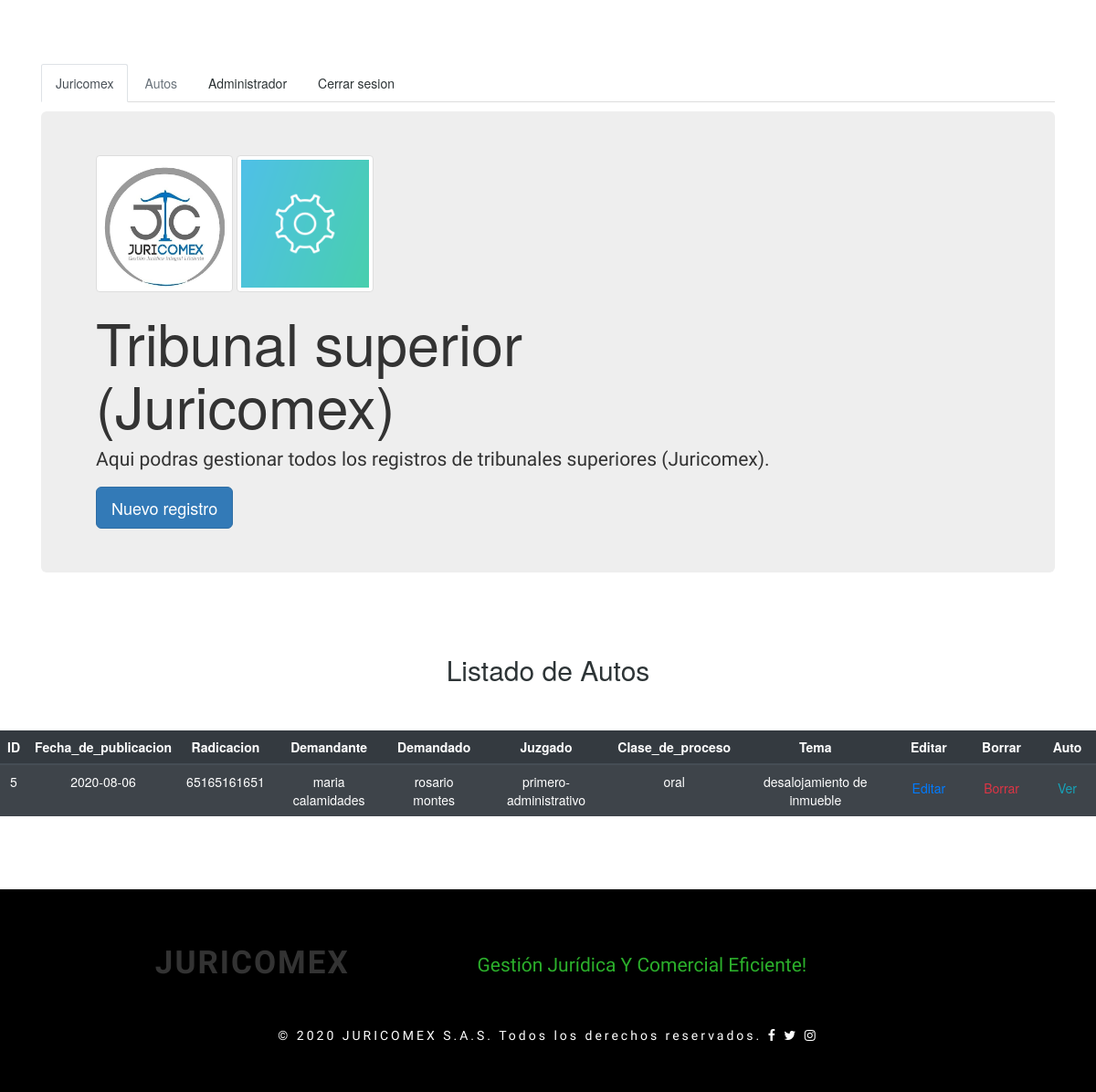
The page /tsuperior1.php (signed in) on the database its author committed.
### tables this page shows
CREATE TABLE `tsuperior1` (
  `id` int(11) NOT NULL,
  `fechapublicacion` date NOT NULL,
  `radicacion` varchar(25) NOT NULL,
  `demandante` varchar(50) NOT NULL,
  `demandado` varchar(50) NOT NULL,
  `juzgado` varchar(40) NOT NULL,
  `proceso` varchar(50) NOT NULL,
  `tema` varchar(50) NOT NULL,
  `enlace` varchar(200) NOT NULL
);

### tsuperior1.php (the view, shortened to what this page needs)
<?php
    if (isset($_SESSION['id'])) {
       $servername = "localhost";
        $username   = "root";
        $password   = "";
        $dbname     = "juricomex";
        try {
              $conn = new PDO("mysql:host=$servername;dbname=$dbname", $username, $password);
              $conn->setAttribute(PDO::ATTR_ERRMODE, PDO::ERRMODE_EXCEPTION);
              $stmt = $conn->prepare("SELECT * FROM tsuperior1 LIMIT 10");
              $stmt->execute();
              $rows = $stmt->fetchAll(PDO::FETCH_OBJ);
          } catch(PDOexception $e) {
            echo $e->getMessage();
          }
        ?>
<!DOCTYPE html>
<html lang="es">
  <head>
 <link rel="stylesheet" href="https://stackpath.bootstrapcdn.com/bootstrap/4.5.0/css/bootstrap.min.css">
<link href="css/style.css" rel="stylesheet" type="text/css" media="all">
<link rel="stylesheet" href="css/flexslider.css" type="text/css" media="all" property="" />
<link href="css/easy-responsive-tabs.css" rel='stylesheet' type='text/css'/>
<link rel="stylesheet" href="css/chocolat.css" type="text/css" media="all">
<link href="css/bootstrap.min.css" rel="stylesheet" type="text/css" media="all">
<link href="css/font-awesome.min.css" rel="stylesheet" type="text/css" media="all">
  </head>
  <body>
<div class="container">
<ul class="nav nav-tabs">
  <li class="nav-item">
    <a class="nav-link active" href="index.php">Juricomex</a>
  </li>
  <li class="nav-item">
    <a style="color:##b2bec3;" class="nav-link disabled" href="#" tabindex="-1" aria-disabled="true">Autos</a>
  </li>
  <li class="nav-item">
    <a style="color:#2d3436;" class="nav-link" href="users.php">Administrador</a>
  </li>
  <li class="nav-item">
    <a style="color:#2d3436;" class="nav-link" href="logout.php">Cerrar sesion</a>
  </li>
</ul>
  <div class="jumbotron mt-3">
    <img class="img-thumbnail" src="images/logo_juricomex.jpg" alt="" width="150px" height="150px">
     <img class="img-thumbnail" src="images/gestion.png" alt="" width="150px" height="150px">
    <h1>Tribunal superior<br> (Juricomex)</h1>
    <p class="lead">Aqui podras gestionar todos los registros de tribunales superiores (Juricomex).</p>
    <a class="btn btn-lg btn-primary" href="createtrib1.php" role="button">Nuevo registro</a>
  </div>
</div>
  <br><br>
       <h2 style="color:#2d3436; text-align: center;">Listado de Autos</h2><br><br>
      <div class="table-responsive">
        <table class="table table-striped table-dark">
          <thead class="thead-dark">
            <tr>
              <th style="text-align: center;">ID</th>
              <th style="text-align: center;">Fecha_de_publicacion</th>
              <th style="text-align: center;">Radicacion</th>
              <th style="text-align: center;">Demandante</th>
              <th style="text-align: center;">Demandado</th>
              <th style="text-align: center;">Juzgado</th>
              <th style="text-align: center;">Clase_de_proceso</th>
              <th style="text-align: center;">Tema</th>
              <th style="text-align: center;">Editar</th>
              <th style="text-align: center;">Borrar</th>
              <th style="text-align: center;">Auto</th>
            </tr>
          </thead>
          <tbody>
            <?php
               foreach ($rows as $row) {
            ?>
            <tr>
              <td style="color:#FFFFFF; text-align: center;"><?=$row->id?></td>
              <td style="color:#FFFFFF; text-align: center;"><?=$row->fechapublicacion?></td>
              <td style="color:#FFFFFF; text-align: center;"><?=$row->radicacion?></td>
              <td style="color:#FFFFFF; text-align: center;"><?=$row->demandante?></td>
              <td style="color:#FFFFFF; text-align: center;"><?=$row->demandado?></td>
              <td style="color:#FFFFFF; text-align: center;"><?=$row->juzgado?></td>
              <td style="color:#FFFFFF; text-align: center;"><?=$row->proceso?></td>
              <td style="color:#FFFFFF; text-align: center;"><?=$row->tema?></td>
              <td style="text-align: center;"><a href="editarts1.php?id=<?=$row->id?>" class="btn btn-outline-primary">Editar</a></td>
              <td style="text-align: center;"><a href="deletets1.php?id=<?=$row->id?>" class="btn btn-outline-danger">Borrar</a></td>
              <td style="text-align: center;"><a href="<?=$row->enlace?>" class="btn btn-outline-info">Ver</a></td>
            </tr>
            <?php
            }
            ?>
          </tbody>
        </table>
      </div>
 <br><br><br>
<div class="footer-agile">
  <div class="container">
    <div class="col-md-5 footer-main1">
      <h2>JURICOMEX</h2>
    </div><br>
    <div class="col-md-7 footer-main2">
      <h4>Gestión jurídica y comercial eficiente!</h4>
    </div>
     <div class="clearfix"> </div>
    <div class="copyright-agile">
      <p>&copy; 2020 JURICOMEX S.A.S. Todos los derechos reservados.
      <a href="https://www.facebook.com/JURIComex/"><i class="fa fa-facebook f1" aria-hidden="true"></i></a>
      <a href="https://twitter.com/comexjuris" ><i class="fa fa-twitter f2" aria-hidden="true"></i></a>
      <a href="https://www.instagram.com/comexjuris/?hl=es-la" ><i class="fa fa-instagram f3" aria-hidden="true"></i></a>
      </p>
    </div>
  </div>
</div>
  </body>
</html>
 <?php
} else{
  header('location: login.php');
}
?>

### css/style.css (style rules this page uses)
h1,h2,h3,h4,h5,h6 { font-family: 'Play', sans-serif; }
body p { font-family: 'Play', sans-serif; }
ul ,ol { padding:0; }
h1,h2,h3,h4,h5,h6 { margin:0; }
.footer-agile { background: #000; padding:3em 0em; }
.footer-main2 h4 { font-size: 1.5em; text-transform: capitalize; color: #2baf2b; font-family: 'Play', sans-serif; }
.footer-main1 h2 { text-align: center; font-size: 2.5em; text-transform: uppercase; font-weight: bold; letter-spacing: 2px; font-family: 'Play', sans-serif; }
.copyright-agile { text-align: center; padding: 40px 0px 0px; }
.copyright-agile p { color: white; letter-spacing: 1px; font-size: 1em; letter-spacing:3px; }
.copyright-agile p a { color: #fff !important; font-family: 'Play', sans-serif; text-decoration: none !important; }

### css/easy-responsive-tabs.css (style rules this page uses)
body { margin: 0px; padding: 0px; background: #f5f5f5; font-weight: 500; }
ul.resp-tabs-list, p { margin: 0px; padding: 0px; }

### css/chocolat.css (style rules this page uses)
body { margin:0; padding:0; }

### tsuperior1.php (style rules this page uses)
body { background-image: url("images/fondo-bluejpg"); }
ul { margin-top: 5em; }

### rows shown on the page
tsuperior1: id "5", fechapublicacion "2020-08-06", radicacion "65165161651", demandante "maria calamidades", demandado "rosario montes", juzgado "primero-administrativo", proceso "oral", tema "desalojamiento de inmueble"
